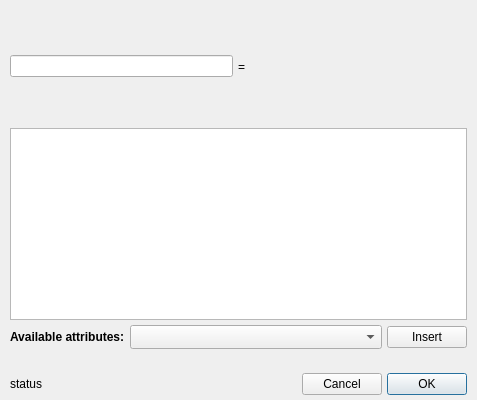
<?xml version="1.0" encoding="UTF-8"?>
<ui version="4.0">
 <class>Dialog</class>
 <widget class="QDialog" name="Dialog">
  <property name="geometry">
   <rect>
    <x>0</x>
    <y>0</y>
    <width>477</width>
    <height>400</height>
   </rect>
  </property>
  <property name="windowTitle">
   <string>Equation Editor</string>
  </property>
  <layout class="QVBoxLayout" name="verticalLayout">
   <property name="spacing">
    <number>5</number>
   </property>
   <property name="leftMargin">
    <number>10</number>
   </property>
   <property name="topMargin">
    <number>10</number>
   </property>
   <property name="rightMargin">
    <number>10</number>
   </property>
   <property name="bottomMargin">
    <number>5</number>
   </property>
   <item>
    <layout class="QHBoxLayout" name="horizontalLayout_4">
     <property name="spacing">
      <number>5</number>
     </property>
     <item>
      <widget class="QLineEdit" name="text_label"/>
     </item>
     <item>
      <widget class="QLabel" name="label_4">
       <property name="text">
        <string>=</string>
       </property>
      </widget>
     </item>
     <item>
      <spacer name="horizontalSpacer_2">
       <property name="orientation">
        <enum>Qt::Horizontal</enum>
       </property>
       <property name="sizeHint" stdset="0">
        <size>
         <width>40</width>
         <height>20</height>
        </size>
       </property>
      </spacer>
     </item>
    </layout>
   </item>
   <item>
    <widget class="ColorizedCompletionTextEdit" name="expression">
     <property name="sizePolicy">
      <sizepolicy hsizetype="Expanding" vsizetype="Preferred">
       <horstretch>0</horstretch>
       <verstretch>0</verstretch>
      </sizepolicy>
     </property>
     <property name="maximumSize">
      <size>
       <width>16777215</width>
       <height>16777215</height>
      </size>
     </property>
    </widget>
   </item>
   <item>
    <layout class="QHBoxLayout" name="horizontalLayout_3">
     <item>
      <widget class="QLabel" name="label_2">
       <property name="sizePolicy">
        <sizepolicy hsizetype="Minimum" vsizetype="Preferred">
         <horstretch>0</horstretch>
         <verstretch>0</verstretch>
        </sizepolicy>
       </property>
       <property name="font">
        <font>
         <weight>75</weight>
         <bold>true</bold>
        </font>
       </property>
       <property name="text">
        <string>Available attributes:</string>
       </property>
      </widget>
     </item>
     <item>
      <widget class="QComboBox" name="combosel_component">
       <property name="sizePolicy">
        <sizepolicy hsizetype="Expanding" vsizetype="Fixed">
         <horstretch>0</horstretch>
         <verstretch>0</verstretch>
        </sizepolicy>
       </property>
       <property name="sizeAdjustPolicy">
        <enum>QComboBox::AdjustToMinimumContentsLengthWithIcon</enum>
       </property>
      </widget>
     </item>
     <item>
      <widget class="QPushButton" name="button_insert">
       <property name="maximumSize">
        <size>
         <width>100</width>
         <height>16777215</height>
        </size>
       </property>
       <property name="text">
        <string>Insert</string>
       </property>
      </widget>
     </item>
    </layout>
   </item>
   <item>
    <widget class="QLabel" name="label">
     <property name="sizePolicy">
      <sizepolicy hsizetype="Preferred" vsizetype="Maximum">
       <horstretch>0</horstretch>
       <verstretch>0</verstretch>
      </sizepolicy>
     </property>
     <property name="font">
      <font>
       <italic>false</italic>
      </font>
     </property>
     <property name="text">
      <string/>
     </property>
     <property name="alignment">
      <set>Qt::AlignJustify|Qt::AlignVCenter</set>
     </property>
     <property name="wordWrap">
      <bool>true</bool>
     </property>
     <property name="textInteractionFlags">
      <set>Qt::LinksAccessibleByMouse|Qt::TextSelectableByMouse</set>
     </property>
    </widget>
   </item>
   <item>
    <layout class="QHBoxLayout" name="horizontalLayout">
     <item>
      <widget class="QLabel" name="label_status">
       <property name="text">
        <string>status</string>
       </property>
      </widget>
     </item>
     <item>
      <spacer name="horizontalSpacer">
       <property name="orientation">
        <enum>Qt::Horizontal</enum>
       </property>
       <property name="sizeHint" stdset="0">
        <size>
         <width>40</width>
         <height>20</height>
        </size>
       </property>
      </spacer>
     </item>
     <item>
      <widget class="QPushButton" name="button_cancel">
       <property name="text">
        <string>Cancel</string>
       </property>
      </widget>
     </item>
     <item>
      <widget class="QPushButton" name="button_ok">
       <property name="text">
        <string>OK</string>
       </property>
       <property name="default">
        <bool>true</bool>
       </property>
      </widget>
     </item>
    </layout>
   </item>
  </layout>
 </widget>
 <customwidgets>
  <customwidget>
   <class>ColorizedCompletionTextEdit</class>
   <extends>QTextEdit</extends>
   <header>glue_qt.dialogs.component_arithmetic.qt.equation_editor</header>
  </customwidget>
 </customwidgets>
 <resources/>
 <connections/>
</ui>
